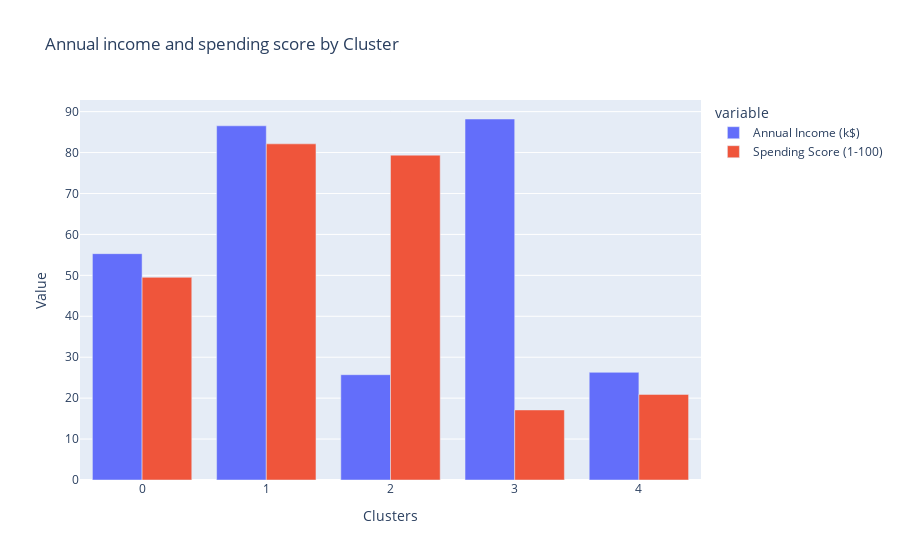

Source (notebook cell):
### Code cell
xgb= X.groupby(model.labels_).mean()
fig = px.bar(
    xgb,
    barmode= 'group',
    title= "Annual income and spending score by Cluster"
)
fig.update_layout(xaxis_title= "Clusters" , yaxis_title= 'Value')

fig.show()

### Figure 1 — Plotly figure (JSON) as saved in the notebook; plotly's stock layout.template omitted (floating-point values rounded to 4 significant figures)
{"data": [{"alignmentgroup": "True", "hovertemplate": "variable=Annual Income (k$)<br>index=%{x}<br>value=%{y}<extra></extra>", "legendgroup": "Annual Income (k$)", "marker": {"color": "#636efa", "pattern": {"shape": ""}}, "name": "Annual Income (k$)", "offsetgroup": "Annual Income (k$)", "orientation": "v", "showlegend": true, "textposition": "auto", "x": [0, 1, 2, 3, 4], "xaxis": "x", "y": [55.3, 86.54, 25.73, 88.2, 26.3], "yaxis": "y", "type": "bar"}, {"alignmentgroup": "True", "hovertemplate": "variable=Spending Score (1-100)<br>index=%{x}<br>value=%{y}<extra></extra>", "legendgroup": "Spending Score (1-100)", "marker": {"color": "#EF553B", "pattern": {"shape": ""}}, "name": "Spending Score (1-100)", "offsetgroup": "Spending Score (1-100)", "orientation": "v", "showlegend": true, "textposition": "auto", "x": [0, 1, 2, 3, 4], "xaxis": "x", "y": [49.52, 82.13, 79.36, 17.11, 20.91], "yaxis": "y", "type": "bar"}], "layout": {"xaxis": {"anchor": "y", "domain": [0.0, 1.0], "title": {"text": "Clusters"}}, "yaxis": {"anchor": "x", "domain": [0.0, 1.0], "title": {"text": "Value"}}, "legend": {"title": {"text": "variable"}, "tracegroupgap": 0}, "title": {"text": "Annual income and spending score by Cluster"}, "barmode": "group"}}
